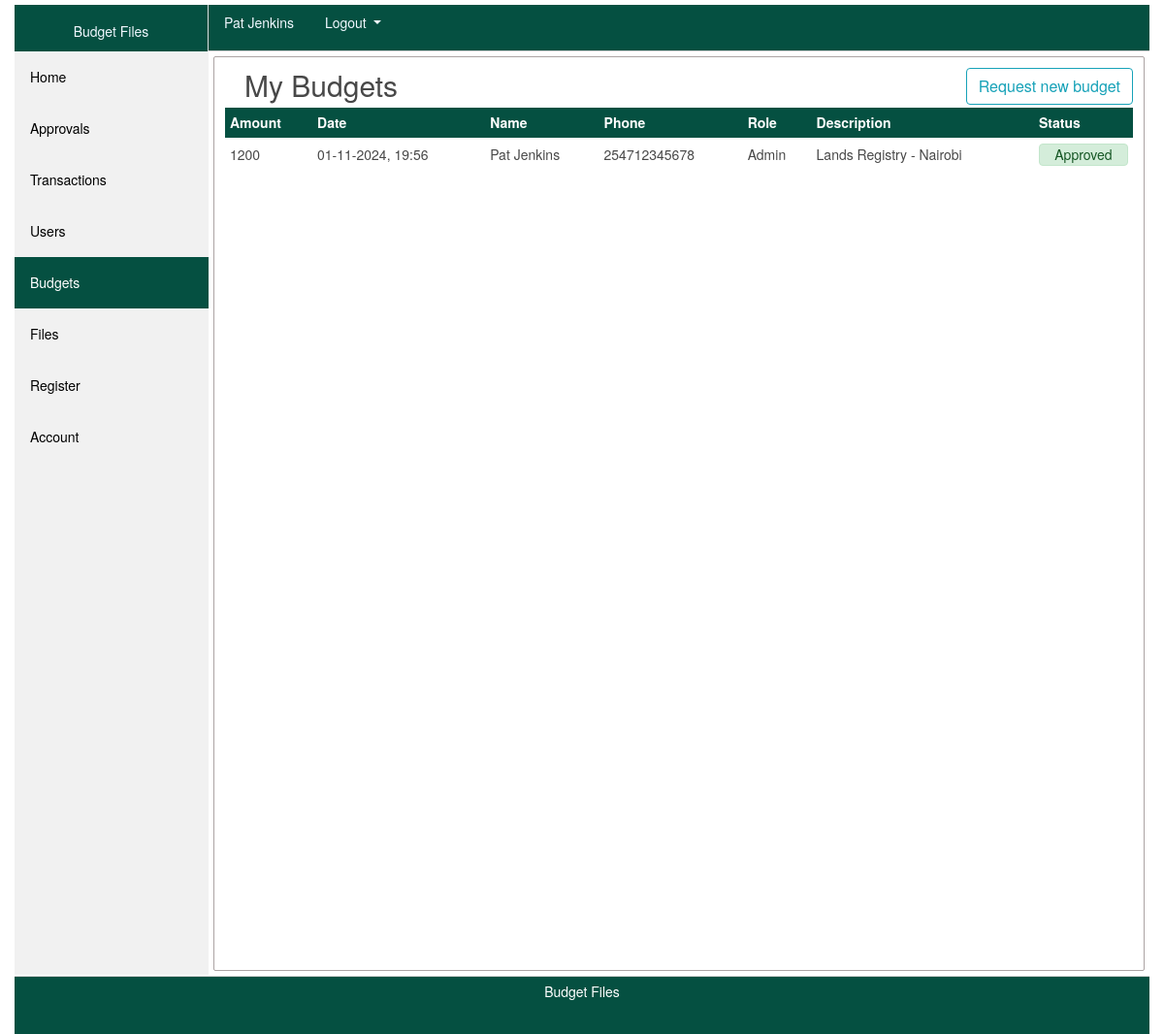
The app's page /budgets (signed in), older data.
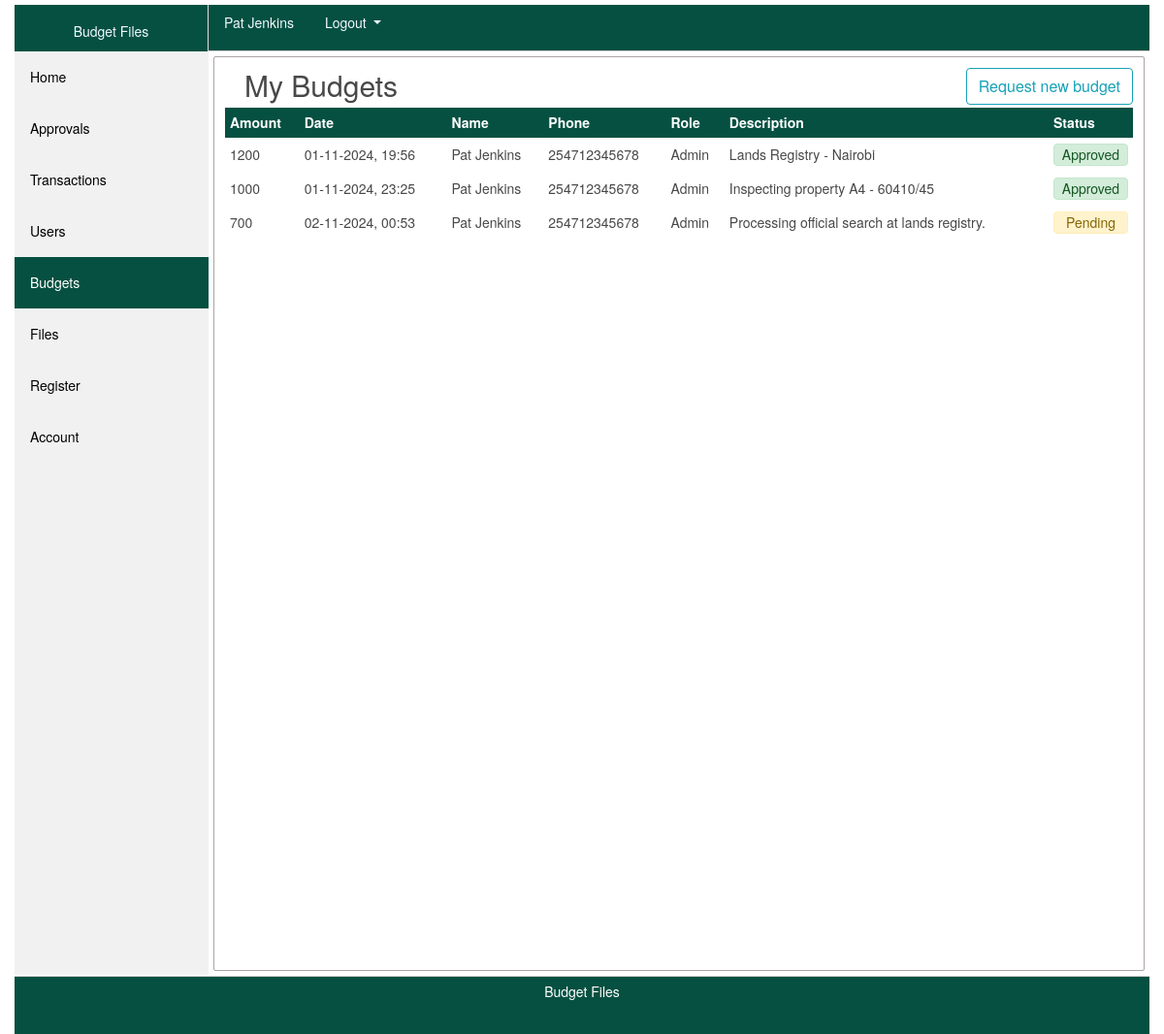
The same page, newer data.
### app/models/users.py (models this page shows, shortened)
class Users(db.Model, UserMixin):
    __tablename__ = 'users_table'
    id = db.Column(db.Integer, primary_key=True)
    name = db.Column(db.String(200), nullable=False)
    email = db.Column(db.String(200), unique=True, nullable=False)
    phone = db.Column(db.String(20),  unique=True, nullable=False)
    role = db.Column(db.String(20), nullable=False)
    password = db.Column(db.String(60), nullable=False)
    date = db.Column(db.DateTime(), nullable=False, default=datetime.now)
    transactions = db.relationship('Transaction', backref='phone', lazy=True) # transaction.phone // Users(current user)
    budgets = db.relationship('Budget', backref='phone', lazy=True) # budget.phone // Users(current user)

### app/models/budget.py (models this page shows, shortened)
class Budget(db.Model):
    __tablename__ = 'budgets_table'
    id = db.Column(db.Integer, primary_key=True, autoincrement=True)
    budget_id = db.Column(db.String(200), nullable=False)
    amount = db.Column(db.Integer, nullable=False)
    date = db.Column(db.DateTime, nullable=False, default=datetime.now)
    purpose = db.Column(db.String(2000), nullable=False)
    bdgt_name = db.Column(db.String(100), nullable=False)
    status = db.Column(db.Integer, nullable=False, default=0)
    approved_by = db.Column(db.String(200), nullable=False, default='0')
    user_id = db.Column(db.Integer, db.ForeignKey(users.Users.id), nullable=False)
    transactions = db.relationship('Transaction', backref='budget_id', lazy=True)

### app/views/budget/routes.py (the view)
@budgetz.route('/budgets')
@login_required
def budgets():
    budgets = Budget.query.all()
    return render_template('budgets.html', page='budgets', title='Budgets', budgets=budgets)

### app/models/users.py (called while the page is built)
@login_manager.user_loader
def load_user(user_id):
    return Users.query.get(int(user_id))

### app/templates/budgets.html
{% extends "page_template.html" %}
{% block contents %}
    <div class="content">
        <section class="places">
            <div style="float: left;">
                <h1>My Budgets</h1>
            </div>
            <div style="overflow: hidden; float: right;">
                <a href="{{ url_for('budgetz.create_budget') }}" style="text-decoration: none;">
                    <button type="button" class="btn btn-outline-info">
                        Request new budget
                    </button>
                </a>
            </div>
            <table id="users_table" class="display" style="width:100%">
                <thead style="background: #055041; color: #FFFFFF">
                    <th style="padding: 5px;">Amount</th>
                    <th style="padding: 5px;">Date</th>
                    <th style="padding: 5px;">Name</th>
                    <th style="padding: 5px;">Phone</th>
                    <th style="padding: 5px;">Role</th>
                    <th style="padding: 5px;">Description</th>
                    <th style="padding: 5px;">Status</th>
                </thead>
                <tbody>
                    {% if budgets %}
                        {% for budget in budgets %}
                            {% if budget.phone == current_user %}
                                <tr class="budget_row">
                                    <td style="padding: 5px;"><a href="{{ url_for('budgetz.view_budget', budget_id=budget.id) }}" style="text-decoration: none; color: inherit;">{{ budget.amount }}</a></td>
                                    <td style="padding: 5px;">{{ budget.date.strftime('%d-%m-%Y, %H:%M') }}</td>
                                    <td style="padding: 5px;">{{ budget.phone.name }}</td>
                                    <td style="padding: 5px;">{{ budget.phone.phone }}</td>
                                    <td style="padding: 5px;">{{ budget.phone.role }}</td>
                                    <td style="padding: 5px;">{{ budget.bdgt_name }}</td>
                                    {% if budget.status == 0 %}
                                        <td style="padding: 5px;" class="text-center" > <div style="padding: 0; margin: 1px auto;" class="alert alert alert-warning alert-heading" role="alert"> Pending </div> </td>
                                    {% elif budget.status == 1 %}
                                        <td style="padding: 5px;" class="text-center" > <div style="padding: 0; margin: 1px auto;" class="alert alert alert-success alert-heading" role="alert"> Approved </div> </td>
                                    {% elif budget.status == 2 %}
                                        <td style="padding: 5px;" class="text-center" > <div style="padding: 0; margin: 1px auto;" class="alert alert alert-danger alert-heading" role="alert"> Declined </div> </td>
                                    {% endif %}
                                </tr>
                            {% endif %}
                        {% endfor %}
                    {% endif %}
                </tbody>
            </table>
        </section>
    </div>
{% endblock contents %}

### app/templates/page_template.html (shortened to what this page needs)
<!DOCTYPE html>
<html lang="en">
	<head>
		<link rel="stylesheet" href="https://cdn.jsdelivr.net/npm/bootstrap@4.0.0/dist/css/bootstrap.min.css">
		<link rel="stylesheet" href="https://cdn.datatables.net/2.0.8/css/dataTables.dataTables.min.css" type="text/css">
		<link rel="stylesheet" href="{{ url_for('static', filename='4-common.css') }}"/>
		<link rel="stylesheet" href="{{ url_for('static', filename='3-header.css') }}"/>
		<link rel="stylesheet" href="{{ url_for('static', filename='3-footer.css') }}"/>
		<link rel="stylesheet" href="{{ url_for('static', filename='6-filters.css') }}"/>
		<link rel="stylesheet" href="{{ url_for('static', filename='100-places.css') }}"/>
	</head>
    <body>
		{% if current_user.is_authenticated %}
			<div class="container">
				{% include 'side_panel.html' %}
				{% include 'header.html' %}
				{% block contents %} {% endblock %}
				{% include 'footer.html' %}
			</div>
		{% endif %}
	</body>
</html>

### app/templates/side_panel.html (shortened to what this page needs)
<section class="filters">
    <div style="background-color: #055041; height: 48px; border-right: 1px solid #DDDDDD;">
        <p style="text-align: center; line-height: 55px; margin: 0; color: aliceblue;">Budget Files</p>
    </div>
    {% if current_user.role == 'Admin'  %}
        {% if page == 'home' %}
            <a class="active" href="{{ url_for('users.home') }}">Home</a>
        {% else %}
            <a href="{{ url_for('users.home') }}">Home</a>
        {% endif %}
        {% if page == 'approvals' %}
            <a class="active" href="{{ url_for('budgetz.approvals') }}">Approvals</a>
        {% else %}
            <a href="{{ url_for('budgetz.approvals') }}">Approvals</a>
        {% endif %}
        {% if page == 'transactions' %}
            <a class="active" href="{{ url_for('transactionz.transactions') }}">Transactions</a>
        {% else %}
            <a href="{{ url_for('transactionz.transactions') }}">Transactions</a>
        {% endif %}
        {% if page == 'users' %}
            <a class="active" href="{{ url_for('users.allUsers') }}">Users</a>
        {% else %}
            <a href="{{ url_for('users.allUsers') }}">Users</a>
        {% endif %}
        {% if page == 'budgets' %}
            <a class="active" href="{{ url_for('budgetz.budgets') }}">Budgets</a>
        {% else %}
            <a href="{{ url_for('budgetz.budgets') }}">Budgets</a>
        {% endif %}
        {% if page == 'files' %}
            <a class="active" href="{{ url_for('filez.files') }}">Files</a>
        {% else %}
            <a href="{{ url_for('filez.files') }}">Files</a>
        {% endif %}
        {% if page == 'register' %}
            <a class="active" href="{{ url_for('users.register') }}">Register</a>
        {% else %}
            <a href="{{ url_for('users.register') }}">Register</a>
        {% endif %}
        {% if page == 'account' %}
            <a class="active" href="{{ url_for('users.account', user_id=current_user.id) }}">Account</a>
        {% else %}
            <a href="{{ url_for('users.account', user_id=current_user.id) }}">Account</a>
        {% endif %}
    {% endif %}
</section>

### app/templates/header.html (shortened to what this page needs)
<header>
    <div class="user">
        {% if current_user.is_authenticated %}
            <nav class="nav">
                <a class="nav-link disabled" style="color: aliceblue;" href="#">{{ current_user.name }}</a>
                <div class="dropdown show">
                    <a class="dropdown-toggle nav-link active" style="color: aliceblue;" href="#" role="button" id="dropdownMenuLink" data-toggle="dropdown" aria-haspopup="true" aria-expanded="false">
                        Logout
                    </a>
                  </div>
            </nav>
        {% else %}
            <nav class="nav">
                <a class="nav-link disabled" style="color: aliceblue;" href="{{ url_for('login') }}">Log In</a>
                <a class="nav-link active" style="color: aliceblue;" href="{{ url_for('users.register') }}">Register</a>
            </nav>
        {% endif %}
    </div>
</header>

### app/templates/footer.html
<footer>
    <p>Budget Files</p>
</footer>

### app/static/4-common.css (style rules this page uses)
body { margin:0px; padding:0px; color: #484848; font-size: 14px; font-family: Circular,"Helvetica Neue",Helvetica,Arial,sans-serif; }
.container { max-width: 1300px; margin: 0 auto; }

### app/static/3-header.css (style rules this page uses)
header { margin-left: 200px; background-color: #055041; height: 48px; border-bottom: 1px solid #CCCCCC; }

### app/static/3-footer.css (style rules this page uses)
footer { background-color: #055041; color: #FFFFFF; height: 60px; width: 100%; text-align: center; line-height: 30px; border-top: 1px solid #CCCCCC; }

### app/static/6-filters.css (style rules this page uses)
.filters { margin: 0; padding: 0; width: 200px; background-color: #f1f1f1; position: absolute; height: 1000px; overflow: auto; }
.filters a { display: block; color: black; padding: 16px; text-decoration: none; }
.filters a.active { background-color: #055041; color: white; }
div.content { margin: 5px 5px 5px 205px; padding: 1px 1px; height: 943px; border: 1px solid #aca4a4; border-radius: 2px; }

### app/static/100-places.css (style rules this page uses)
.places { padding: 10px; }
.user { margin-top: 5px; margin-bottom: 5px; }
h1 { display: block; width: 95%; display: block; margin-top: 0px; margin-left: 20px; margin-bottom: 5px; font-size: 30px; }

### app/templates/page_template.html (style rules this page uses)
body { margin:0px; padding:0px; color: #484848; font-size: 14px; font-family: Circular,"Helvetica Neue",Helvetica,Arial,sans-serif; }
.container { max-width: 1300px; margin: 0 auto; }

Row changes from the older to the newer data that the page shows:
added Budget: amount "1000", date "01-11-2024, 23:25", phone.name "Pat Jenkins", phone.phone "254712345678", phone.role "Admin", bdgt_name "Inspecting property A4 - 60410/45", status "Approved"
added Budget: amount "700", date "02-11-2024, 00:53", phone.name "Pat Jenkins", phone.phone "254712345678", phone.role "Admin", bdgt_name "Processing official search at lands registry.", status "Pending"
